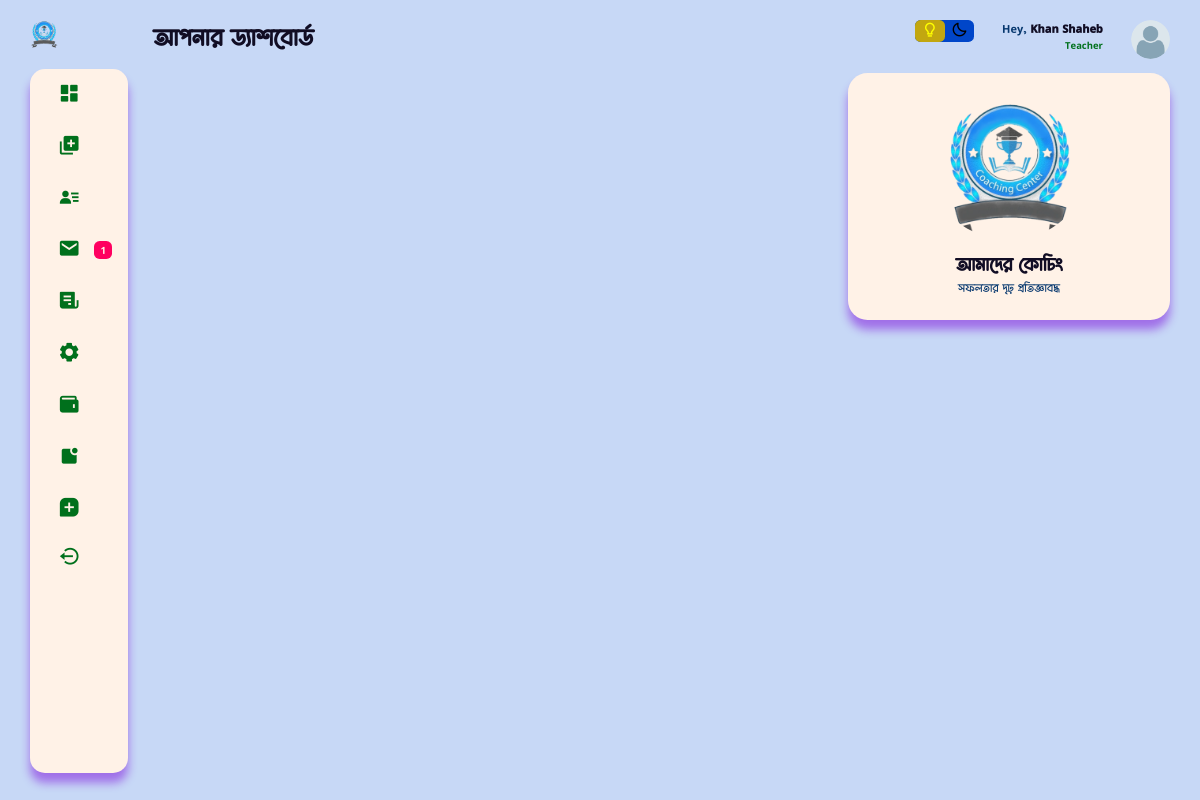
Page /teacher_dashboard/add_mark/সকাল/13/ (signed in) on the earlier database version.
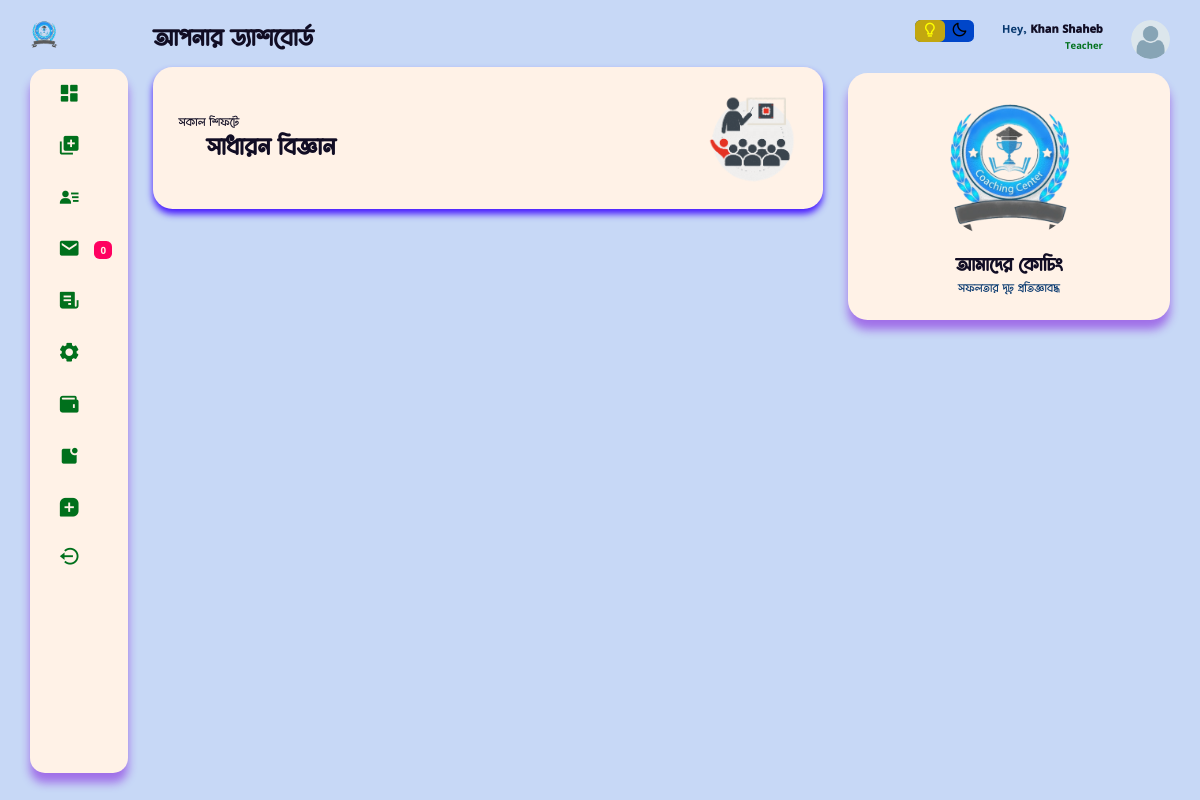
Same page on the later database version.
### users/models.py (models this page shows, shortened)
class MakeBatch(models.Model):
    batch = models.ForeignKey(Batch, on_delete=models.CASCADE)
    class_name = models.ForeignKey( ClassWithSubject, on_delete=models.CASCADE)
    subject = models.ForeignKey(Subjects, on_delete=models.CASCADE, null=True,blank=True)
    teacher = models.ForeignKey(Teacher, on_delete=models.CASCADE, null=True,blank=True)
    start_class = models.TimeField(null=True,blank=True)
    end_class = models.TimeField(null=True, blank=True)
    class Meta:
        verbose_name_plural = "ব্যাচ ও বিষয় ভিত্তিক শিক্ষক"

class Subjects(models.Model):
    name = models.CharField(max_length=100 )
    def __str__(self):
        return self.name
    class Meta:
        verbose_name_plural = "বিষয় যুক্ত করুন"

### home/views.py (the view)
# urls.py: path('teacher_dashboard/add_mark/<str:shift>/<str:cls>/', add_mark2, name='add_mark2'),
@login_required(login_url='userlogin')
def add_mark2(request, shift, cls):
    try:
        sft = get_object_or_404(Shift, shift_name=shift)
        the_batch = get_object_or_404(Batch, shift=sft)
        ts = Teacher.objects.get(user=request.user)
        data = MakeBatch.objects.filter(batch=the_batch, teacher=ts, class_name=cls)
        return render(request, 'teacher/add_mark2.html', {'data': data, 'shift': shift, 'c_id': cls})
    except (Shift.DoesNotExist, Batch.DoesNotExist, Teacher.DoesNotExist) as e:
        return render(request, 'teacher/error.html', {'error_message': 'One or more objects not found.'})
    except Exception as e:
        return render(request, 'teacher/error.html', {'error_message': str(e)})

### home/public.py (called while the page is built)
def common_data(request):
    try:
        if request.user.role == "student":
            try:
                unviewed_msg_std = MessageForStudent.objects.filter(message_for = request.user.student, visited = False).count()
            except:
                unviewed_msg_std = 0
            context = {
                'unviewed_msg_std' : unviewed_msg_std,
            }
        elif request.user.role == "teacher":
            try:
                unviewed_msg = MessageForTeacher.objects.filter(message_for = request.user.teacher, visited = False).count()
            except:
                unviewed_msg = 0
            context = {
                'unviewed_msg' : unviewed_msg,
            }
        else:
            context={}
    except:
        context = {}
    return context

### templates/teacher/add_mark2.html
{% extends 'teacher/base.html' %}
{% load static %}
{% block content %}
<h1>আপনার ড্যাশবোর্ড</h1>
<div class="analyse">
    {% for s in data %}
    <div class="sales">
        <a href="{% url "add_mark3" shift c_id s.subject %}">
            <div class="status">
                <div class="info">
                    {{shift}} শিফটে
                    <h1>{{s.subject }}</h1>
                </div>
                <div class="progresss">
                    <img src="{% static "image/class.png" %}" alt="">
                </div>
            </div>
        </a>
    </div>
    {% endfor %}
</div>
{% endblock content %}

### templates/teacher/base.html (shortened to what the changed rows need)
<!DOCTYPE html>
{% load static %}
<html lang="en">
<head>
    <link href='https://unpkg.com/boxicons@2.1.4/css/boxicons.min.css' rel='stylesheet'>
    <link rel="stylesheet" href="{% static "css/tdash.css" %}">
</head>
<body>
    <div class="container">
        <aside>
            <div class="sidebar">
               {% url 'teacher_dashb' page='home' as home %}
               {% url 'teacher_dashb' page='add_mark' as add_mark %}
               {% url 'teacher_dashb' page='msg' as msg %}
               {% url 'teacher_dashb' page='apply_leave' as apply_leave %}
               {% url 'teacher_dashb' page='all_setting' as all_setting %}
               {% url 'teacher_dashb' page='hw' as hw %}
               {% url 'teacher_dashb' page='your_student' as your_student %}
               {% url 'teacher_dashb' page='wallet' as wallet %}
               {% url 'teacher_dashb' page='notice' as notice %}
               <a {% if request.path == msg %}class="active"{% endif %} href="{% url 'teacher_dashb' page='msg' %}">
                   <span >
                    {% if unviewed_msg == 0 %}
                    <i class='bx bxs-envelope' ></i>
                    {% else %}
                    <i class='bx bxs-envelope bx-tada' ></i>
                    {% endif %}
                   </span>
                   <span class="message-count">{{unviewed_msg}}</span>
               </a>
           </div>
        </aside>
        <main>
            {% block content %}{% endblock content %}
        </main>
        <div class="right-section">
            <div class="user-profile">
                <div class="logo">
                    <h2>আমাদের কোচিং</h2>
                </div>
            </div>
        </div>
    </div>
</body>
</html>

Differences in the rows shown:
added MakeBatch: shift "সকাল", subject "সাধারন বিজ্ঞান"
Other differences:
{{ unviewed_msg }}: "1" → "0"
